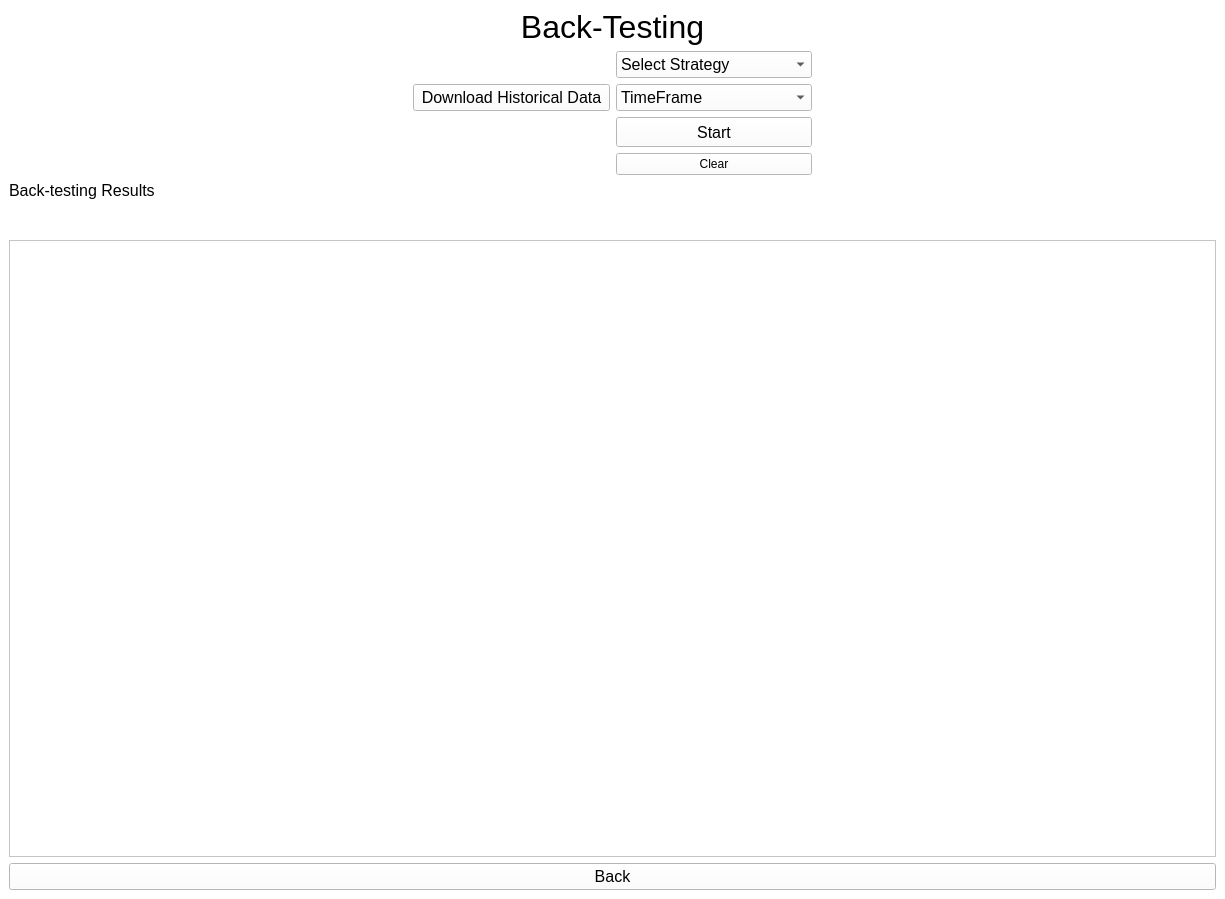
<?xml version="1.0" encoding="UTF-8"?>
<ui version="4.0">
 <class>BackTesting</class>
 <widget class="QMainWindow" name="BackTesting">
  <property name="geometry">
   <rect>
    <x>0</x>
    <y>0</y>
    <width>1225</width>
    <height>899</height>
   </rect>
  </property>
  <property name="windowTitle">
   <string>Back Testing</string>
  </property>
  <property name="styleSheet">
   <string notr="true">background-color: rgb(255, 255, 255);</string>
  </property>
  <widget class="QWidget" name="centralwidget">
   <layout class="QGridLayout" name="gridLayout_2">
    <item row="3" column="0">
     <widget class="QLabel" name="label_6">
      <property name="font">
       <font>
        <pointsize>12</pointsize>
       </font>
      </property>
      <property name="text">
       <string>Back-testing Results</string>
      </property>
     </widget>
    </item>
    <item row="1" column="1">
     <layout class="QGridLayout" name="gridLayout">
      <item row="1" column="0">
       <widget class="QPushButton" name="download_data">
        <property name="font">
         <font>
          <pointsize>12</pointsize>
         </font>
        </property>
        <property name="text">
         <string>Download Historical Data</string>
        </property>
       </widget>
      </item>
      <item row="3" column="1">
       <widget class="QPushButton" name="clear">
        <property name="styleSheet">
         <string notr="true">font: 12pt &quot;MS Shell Dlg 2&quot;;</string>
        </property>
        <property name="text">
         <string>Clear</string>
        </property>
       </widget>
      </item>
      <item row="1" column="1">
       <widget class="QComboBox" name="comboBox_2">
        <property name="font">
         <font>
          <pointsize>12</pointsize>
         </font>
        </property>
        <property name="toolTip">
         <string>choose time frame to download old data for pairs saved in configuration</string>
        </property>
        <item>
         <property name="text">
          <string>TimeFrame</string>
         </property>
        </item>
        <item>
         <property name="text">
          <string>1d</string>
         </property>
        </item>
        <item>
         <property name="text">
          <string>4h</string>
         </property>
        </item>
        <item>
         <property name="text">
          <string>1h</string>
         </property>
        </item>
        <item>
         <property name="text">
          <string>15m</string>
         </property>
        </item>
        <item>
         <property name="text">
          <string>5m</string>
         </property>
        </item>
        <item>
         <property name="text">
          <string>1m</string>
         </property>
        </item>
       </widget>
      </item>
      <item row="0" column="1">
       <widget class="QComboBox" name="comboBox">
        <property name="font">
         <font>
          <pointsize>12</pointsize>
         </font>
        </property>
        <item>
         <property name="text">
          <string>Select Strategy</string>
         </property>
        </item>
        <item>
         <property name="text">
          <string>Long-term</string>
         </property>
        </item>
        <item>
         <property name="text">
          <string>Medium-term</string>
         </property>
        </item>
        <item>
         <property name="text">
          <string>Short-term</string>
         </property>
        </item>
       </widget>
      </item>
      <item row="2" column="1">
       <widget class="QPushButton" name="start">
        <property name="minimumSize">
         <size>
          <width>0</width>
          <height>30</height>
         </size>
        </property>
        <property name="font">
         <font>
          <pointsize>12</pointsize>
         </font>
        </property>
        <property name="text">
         <string>Start</string>
        </property>
       </widget>
      </item>
     </layout>
    </item>
    <item row="4" column="0" colspan="3">
     <layout class="QVBoxLayout" name="verticalLayout">
      <item>
       <widget class="QLabel" name="errorL">
        <property name="styleSheet">
         <string notr="true">font: 8pt &quot;MS Shell Dlg 2&quot;;
color: rgb(255, 0, 0);</string>
        </property>
        <property name="text">
         <string>&lt;html&gt;&lt;head/&gt;&lt;body&gt;&lt;p align=&quot;center&quot;&gt;&lt;br/&gt;&lt;/p&gt;&lt;/body&gt;&lt;/html&gt;</string>
        </property>
        <property name="alignment">
         <set>Qt::AlignCenter</set>
        </property>
       </widget>
      </item>
      <item>
       <widget class="QTextEdit" name="logghandle">
        <property name="font">
         <font>
          <family>Consolas</family>
          <pointsize>8</pointsize>
          <weight>50</weight>
          <italic>false</italic>
          <bold>false</bold>
          <kerning>false</kerning>
         </font>
        </property>
        <property name="focusPolicy">
         <enum>Qt::NoFocus</enum>
        </property>
        <property name="layoutDirection">
         <enum>Qt::LeftToRight</enum>
        </property>
        <property name="styleSheet">
         <string notr="true">font: 8pt &quot;Consolas&quot;;</string>
        </property>
        <property name="frameShadow">
         <enum>QFrame::Sunken</enum>
        </property>
        <property name="readOnly">
         <bool>true</bool>
        </property>
        <property name="html">
         <string>&lt;!DOCTYPE HTML PUBLIC &quot;-//W3C//DTD HTML 4.0//EN&quot; &quot;http://www.w3.org/TR/REC-html40/strict.dtd&quot;&gt;
&lt;html&gt;&lt;head&gt;&lt;meta name=&quot;qrichtext&quot; content=&quot;1&quot; /&gt;&lt;style type=&quot;text/css&quot;&gt;
p, li { white-space: pre-wrap; }
&lt;/style&gt;&lt;/head&gt;&lt;body style=&quot; font-family:'Consolas'; font-size:8pt; font-weight:400; font-style:normal;&quot;&gt;
&lt;p style=&quot;-qt-paragraph-type:empty; margin-top:0px; margin-bottom:0px; margin-left:0px; margin-right:0px; -qt-block-indent:0; text-indent:0px; font-family:'MS Shell Dlg 2'; font-size:8.25pt;&quot;&gt;&lt;br /&gt;&lt;/p&gt;&lt;/body&gt;&lt;/html&gt;</string>
        </property>
        <property name="tabStopWidth">
         <number>80</number>
        </property>
       </widget>
      </item>
      <item>
       <widget class="QPushButton" name="back">
        <property name="font">
         <font>
          <pointsize>12</pointsize>
         </font>
        </property>
        <property name="text">
         <string>Back</string>
        </property>
       </widget>
      </item>
     </layout>
    </item>
    <item row="0" column="1">
     <widget class="QLabel" name="label">
      <property name="font">
       <font>
        <pointsize>24</pointsize>
       </font>
      </property>
      <property name="text">
       <string>Back-Testing</string>
      </property>
      <property name="alignment">
       <set>Qt::AlignCenter</set>
      </property>
     </widget>
    </item>
   </layout>
  </widget>
 </widget>
 <tabstops>
  <tabstop>comboBox</tabstop>
  <tabstop>comboBox_2</tabstop>
  <tabstop>start</tabstop>
  <tabstop>back</tabstop>
 </tabstops>
 <resources/>
 <connections/>
</ui>
